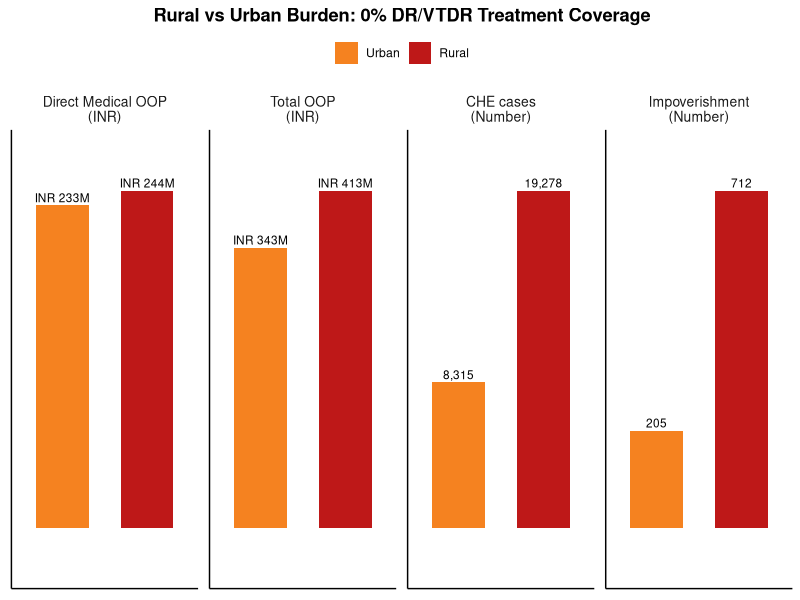
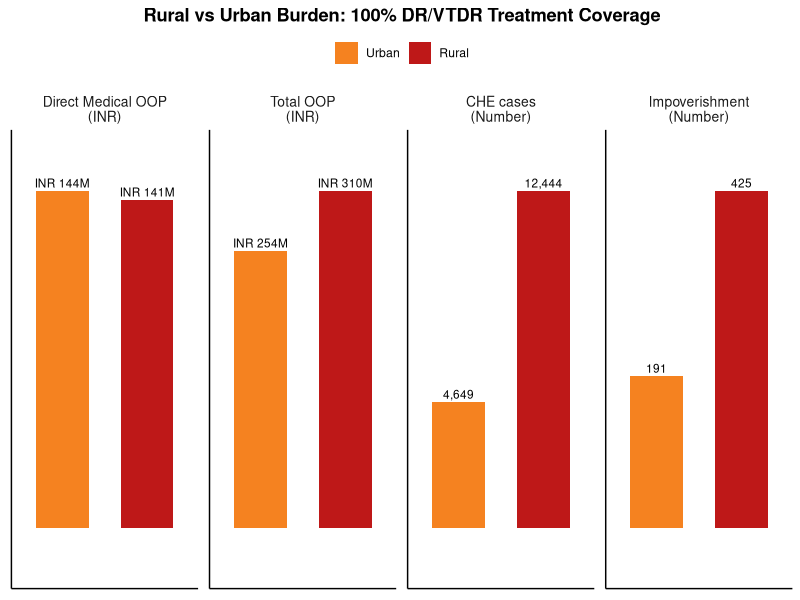

These figures' R source, in order:
rm(list = ls())

input <- read.csv("input table new.csv")
input$Parameters <- trimws(input$Parameters)
input$Value <- as.numeric(gsub(",", "", input$Value))
hces <- read.csv("hces_simulated_100k_households.csv", stringsAsFactors = FALSE)

get_val <- function(name) input$Value[input$Parameters == name]
scale_to_target_pop <- get_val("target_pop") / get_val("pop")
plain_number <- function(x) format(round(x, 0), scientific = FALSE, trim = TRUE)
comma_number <- function(x) format(round(x, 0), scientific = FALSE, trim = TRUE, big.mark = ",")
burden_label <- function(value, unit) {
  ifelse(unit == "INR",
         paste0("INR ", round(value / 1000000, 0), "M"),
         comma_number(value))
}

sectors <- c("u", "r")   # u = urban, r = rural
sector_labels <- c("Urban", "Rural")
get_pcu_sector <- function(s) get_val(paste0("pcu_", s)) / 100
get_insurance_coverage_sector <- function(s) get_val(paste0("ins_cov_", s))

required_hces_cols <- c("sector", "hh_size", "hh_usual_cons_exp_mnth", "household_quintile")
missing_hces_cols <- setdiff(required_hces_cols, names(hces))
if (length(missing_hces_cols) > 0) {
  stop("Missing required columns in hces_simulated_100k_households.csv: ",
       paste(missing_hces_cols, collapse = ", "))
}

hces$sector_raw <- trimws(as.character(hces$sector))
hces$sector_code <- ifelse(tolower(hces$sector_raw) %in% c("1", "r", "rural"),
                           "r",
                           ifelse(tolower(hces$sector_raw) %in% c("2", "u", "urban"),
                                  "u",
                                  NA))
hces$sector_label <- factor(ifelse(hces$sector_code == "u", "Urban", "Rural"),
                            levels = c("Urban", "Rural"))
hces$hh_size <- as.numeric(hces$hh_size)
hces$hh_usual_cons_exp_mnth <- as.numeric(hces$hh_usual_cons_exp_mnth)
hces$hh_consumption_annual <- hces$hh_usual_cons_exp_mnth * 12
hces$household_quintile <- as.integer(hces$household_quintile)
hces <- hces[!is.na(hces$sector_code) &
               !is.na(hces$hh_size) &
               hces$hh_size > 0 &
               !is.na(hces$hh_consumption_annual) &
               hces$hh_consumption_annual > 0 &
               hces$household_quintile %in% 1:5, ]

if (nrow(hces) == 0) {
  stop("No valid simulated HCES households remain after cleaning.")
}

summarize_hces <- function(data, group_var, group_name) {
  grouped <- split(data, data[[group_var]])
  summary <- do.call(rbind, lapply(names(grouped), function(group) {
    households <- grouped[[group]]
    data.frame(
      group = group,
      households = nrow(households),
      household_share = round(nrow(households) / nrow(data), 4),
      mean_hh_size = round(mean(households$hh_size), 2),
      mean_monthly_consumption = round(mean(households$hh_usual_cons_exp_mnth), 0),
      median_monthly_consumption = round(median(households$hh_usual_cons_exp_mnth), 0),
      mean_annual_consumption = round(mean(households$hh_consumption_annual), 0),
      median_annual_consumption = round(median(households$hh_consumption_annual), 0)
    )
  }))
  rownames(summary) <- NULL
  names(summary)[1] <- group_name
  summary
}

hces_summary_quintile <- summarize_hces(hces, "household_quintile", "household_quintile")
hces_summary_urbanicity <- summarize_hces(hces, "sector_label", "urbanicity")
print(hces_summary_quintile)
print(hces_summary_urbanicity)

get_hces_sector <- function(s) {
  households <- hces[hces$sector_code == s, ]
  if (nrow(households) == 0) {
    stop("No simulated households found for sector = ", s)
  }
  households
}

household_threshold_rate <- function(oop, households, threshold) {
  mean(oop > threshold * households$hh_consumption_annual)
}

household_impov_rate <- function(oop, households, poverty_line) {
  mean(households$hh_consumption_annual >= poverty_line &
         households$hh_consumption_annual - oop < poverty_line)
}

insured_med_oop <- function(oop_dr, oop_vtdr, vtdr_share,
                            insurance_coverage,
                            coverage_med_dr,
                            coverage_med_vtdr) {
  oop_dr * (1 - vtdr_share) * (1 - insurance_coverage * coverage_med_dr) +
    oop_vtdr * vtdr_share * (1 - insurance_coverage * coverage_med_vtdr)
}

# Number of DR patients treated at baseline and after intervention.
treated_baseline_ur <- sapply(sectors, function(s) {
  get_val(paste0("pop_", s)) *
    get_val(paste0("dr_", s)) *
    get_pcu_sector(s) *
    get_val("cov_b") *
    get_val("sens_b") *
    (1 - get_val("lfu_referral")) *
    (1 - get_val("lfu_treat"))
})

treated_inv_ur <- sapply(sectors, function(s) {
  get_val(paste0("pop_", s)) *
    get_val(paste0("dr_", s)) *
    get_pcu_sector(s) *
    get_val("cov_inv") *
    get_val("sens_inv") *
    (1 - get_val("lfu_referral")) *
    (1 - get_val("lfu_treat"))
})

direct_nonmed_OOP_baseline_ur <- treated_baseline_ur * sapply(sectors, function(s) {
  get_val(paste0("oop_nonmed_dr_", s)) * (1 - get_val(paste0("vtdr_dr_", s))) +
    get_val(paste0("oop_nonmed_vtdr_", s)) * get_val(paste0("vtdr_dr_", s))
})

direct_nonmed_OOP_inv_ur <- treated_inv_ur * sapply(sectors, function(s) {
  vtdr_inv <- get_val(paste0("vtdr_dr_", s)) * (1 - get_val("vtdr_reduction"))
  get_val(paste0("oop_nonmed_dr_", s)) * (1 - vtdr_inv) +
    get_val(paste0("oop_nonmed_vtdr_", s)) * vtdr_inv
})

households_ur <- lapply(sectors, get_hces_sector)
names(households_ur) <- sectors

th1 <- get_val("th1")
pov_annual <- get_val("pov") * 365

calculate_sector_results <- function(coverage_med_dr_insured,
                                     coverage_med_vtdr_insured,
                                     scenario_label) {
  direct_med_OOP_baseline_ur <- treated_baseline_ur * sapply(sectors, function(s) {
    insured_med_oop(
      get_val(paste0("oop_med_dr_", s)),
      get_val(paste0("oop_med_vtdr_", s)),
      get_val(paste0("vtdr_dr_", s)),
      get_insurance_coverage_sector(s),
      coverage_med_dr_insured,
      coverage_med_vtdr_insured
    )
  })
  
  direct_med_OOP_inv_ur <- treated_inv_ur * sapply(sectors, function(s) {
    vtdr_inv <- get_val(paste0("vtdr_dr_", s)) * (1 - get_val("vtdr_reduction"))
    insured_med_oop(
      get_val(paste0("oop_med_dr_", s)),
      get_val(paste0("oop_med_vtdr_", s)),
      vtdr_inv,
      get_insurance_coverage_sector(s),
      coverage_med_dr_insured,
      coverage_med_vtdr_insured
    )
  })
  
  per_person_oop_baseline_ur <- sapply(sectors, function(s) {
    vtdr_b <- get_val(paste0("vtdr_dr_", s))
    med <- insured_med_oop(
      get_val(paste0("oop_med_dr_", s)),
      get_val(paste0("oop_med_vtdr_", s)),
      vtdr_b,
      get_insurance_coverage_sector(s),
      coverage_med_dr_insured,
      coverage_med_vtdr_insured
    )
    nonmed <- get_val(paste0("oop_nonmed_dr_", s)) * (1 - vtdr_b) +
      get_val(paste0("oop_nonmed_vtdr_", s)) * vtdr_b
    med + nonmed
  })
  
  per_person_oop_inv_ur <- sapply(sectors, function(s) {
    vtdr_inv <- get_val(paste0("vtdr_dr_", s)) * (1 - get_val("vtdr_reduction"))
    med <- insured_med_oop(
      get_val(paste0("oop_med_dr_", s)),
      get_val(paste0("oop_med_vtdr_", s)),
      vtdr_inv,
      get_insurance_coverage_sector(s),
      coverage_med_dr_insured,
      coverage_med_vtdr_insured
    )
    nonmed <- get_val(paste0("oop_nonmed_dr_", s)) * (1 - vtdr_inv) +
      get_val(paste0("oop_nonmed_vtdr_", s)) * vtdr_inv
    med + nonmed
  })
  
  OOP_med_additional_ur <- direct_med_OOP_inv_ur - direct_med_OOP_baseline_ur
  OOP_total_additional_ur <- (direct_med_OOP_inv_ur + direct_nonmed_OOP_inv_ur) -
    (direct_med_OOP_baseline_ur + direct_nonmed_OOP_baseline_ur)
  
  che_10_rate_baseline_ur <- sapply(sectors, function(s) {
    household_threshold_rate(per_person_oop_baseline_ur[s], households_ur[[s]], th1)
  })
  che_10_rate_inv_ur <- sapply(sectors, function(s) {
    household_threshold_rate(per_person_oop_inv_ur[s], households_ur[[s]], th1)
  })
  che_10_additional_ur <- treated_inv_ur * che_10_rate_inv_ur -
    treated_baseline_ur * che_10_rate_baseline_ur
  
  impov_rate_baseline_ur <- sapply(sectors, function(s) {
    household_impov_rate(per_person_oop_baseline_ur[s], households_ur[[s]], pov_annual)
  })
  impov_rate_inv_ur <- sapply(sectors, function(s) {
    household_impov_rate(per_person_oop_inv_ur[s], households_ur[[s]], pov_annual)
  })
  impov_additional_ur <- treated_inv_ur * impov_rate_inv_ur -
    treated_baseline_ur * impov_rate_baseline_ur
  
  list(
    scenario_label = scenario_label,
    OOP_med_additional = OOP_med_additional_ur * scale_to_target_pop,
    OOP_total_additional = OOP_total_additional_ur * scale_to_target_pop,
    che_10_additional = che_10_additional_ur * scale_to_target_pop,
    impov_additional = impov_additional_ur * scale_to_target_pop
  )
}

make_burden_plot <- function(results) {
  plot_burden_ur <- data.frame(
    category = factor(
      rep(c("Direct Medical OOP\n(INR)",
            "Total OOP\n(INR)",
            "CHE cases\n(Number)",
            "Impoverishment\n(Number)"),
          each = 2),
      levels = c("Direct Medical OOP\n(INR)",
                 "Total OOP\n(INR)",
                 "CHE cases\n(Number)",
                 "Impoverishment\n(Number)")
    ),
    sector = factor(rep(sector_labels, times = 4), levels = sector_labels),
    value = c(
      results$OOP_med_additional,
      results$OOP_total_additional,
      results$che_10_additional,
      results$impov_additional
    ),
    unit = rep(c("INR", "INR", "Number", "Number"), each = 2)
  )
  plot_burden_ur$label <- burden_label(plot_burden_ur$value, plot_burden_ur$unit)
  plot_burden_ur$label_vjust <- ifelse(plot_burden_ur$value >= 0, -0.35, 1.25)
  
  ggplot(plot_burden_ur, aes(x = sector, y = value, fill = sector)) +
    geom_col(width = 0.62) +
    geom_text(aes(label = label, vjust = label_vjust), size = 3) +
    scale_fill_manual(values = c("Urban" = "#f58220", "Rural" = "#be1818")) +
    scale_y_continuous(expand = expansion(mult = c(0.18, 0.18))) +
    facet_wrap(~ category, scales = "free_y", nrow = 1) +
    labs(title = paste0("Rural vs Urban Burden: ", results$scenario_label),
         x = NULL,
         y = NULL,
         fill = NULL) +
    theme_classic() +
    theme(
      plot.title = element_text(hjust = 0.5, face = "bold"),
      legend.position = "top",
      axis.text.x = element_blank(),
      axis.text.y = element_blank(),
      axis.ticks = element_blank(),
      strip.background = element_blank(),
      strip.text = element_text(size = 10)
    )
}

make_dashboard <- function(results) {
  dash <- as.data.frame(rbind(
    round(results$OOP_med_additional, 0),
    round(results$OOP_total_additional, 0),
    round(results$che_10_additional, 0),
    round(results$impov_additional, 0)
  ))
  colnames(dash) <- c("Urban", "Rural")
  rownames(dash) <- c(
    paste0("Additional Direct Medical OOP due to Intervention - ", results$scenario_label),
    paste0("Additional Total OOP due to Intervention - ", results$scenario_label),
    paste0("Additional CHE Cases (10% threshold) - ", results$scenario_label),
    paste0("Change in Impoverishment Cases - ", results$scenario_label)
  )
  dash
}

library(ggplot2)

results_0 <- calculate_sector_results(
  coverage_med_dr_insured = 0,
  coverage_med_vtdr_insured = 0,
  scenario_label = "0% DR/VTDR Treatment Coverage"
)
results_100 <- calculate_sector_results(
  coverage_med_dr_insured = 1,
  coverage_med_vtdr_insured = 1,
  scenario_label = "100% DR/VTDR Treatment Coverage"
)

print(make_dashboard(results_0))
make_burden_plot(results_0)

print(make_dashboard(results_100))
make_burden_plot(results_100)
